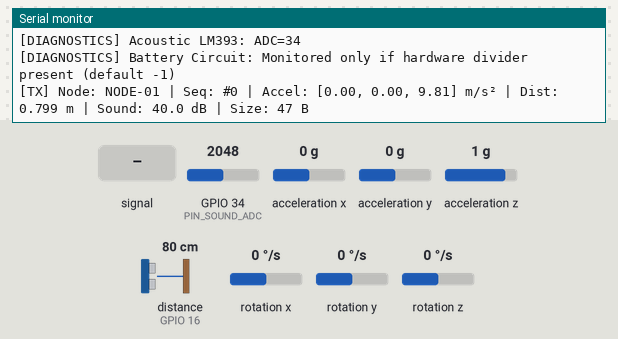
This sketch was run on a simulated ESP32. Shown: the last lines printed to the serial monitor. Wiring (inferred from the names in the program): ultrasonic range finder: trigger GPIO 4; echo GPIO 16; MPU-9250 motion sensor at I2C address 0x68. The inputs (shaded band) are chosen by the test bench; at power-on: acceleration x 0 g, distance to the obstacle (sensor on GPIO 16) 80 cm, GPIO 34 (PIN_SOUND_ADC) = 2048, acceleration y 0 g, acceleration z 1 g, rotation x 0 °/s, rotation y 0 °/s, rotation z 0 °/s. The echo pulse lasts 58.3 µs per cm; no radio packets arrive unless stated.

Above: at 1.3 s.
1.4 s: GPIO 34 (PIN_SOUND_ADC) fed a 200 Hz sine of ±327 counts around its level
At 2.7 s:
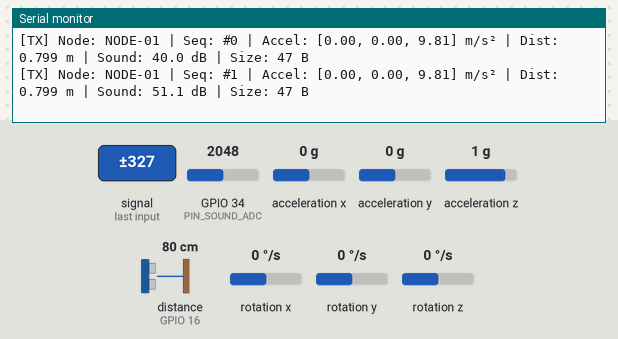
2.9 s: acceleration x set to -1.4 g
At 3.7 s:
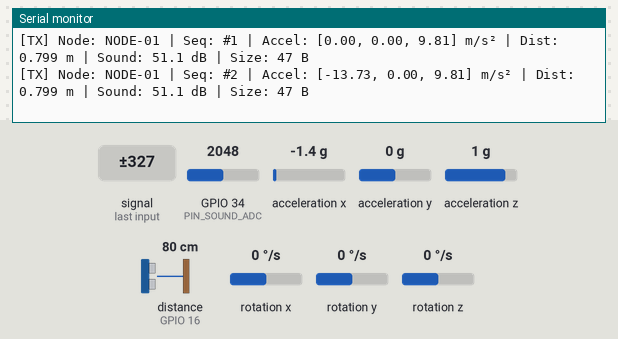
4.4 s: distance to the obstacle (sensor on GPIO 16) set to 2 cm
At 5.5 s:
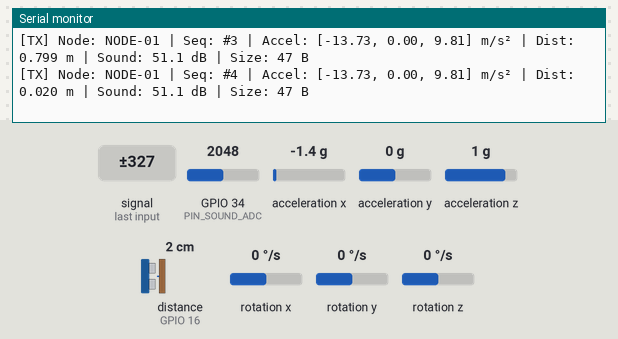
5.9 s: GPIO 34 (PIN_SOUND_ADC) set to 1960
At 6.9 s:
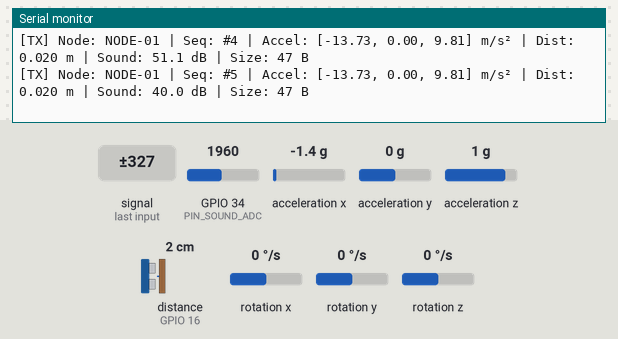
7.4 s: acceleration y set to -1.4 g
At 8.7 s:
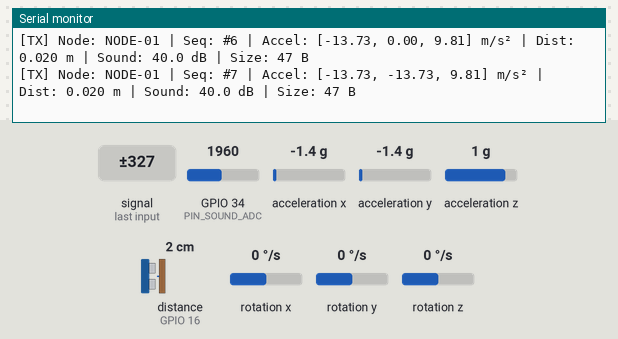
8.9 s: GPIO 34 (PIN_SOUND_ADC) fed a 1000 Hz sine of ±1023 counts around its level
At 9.9 s:
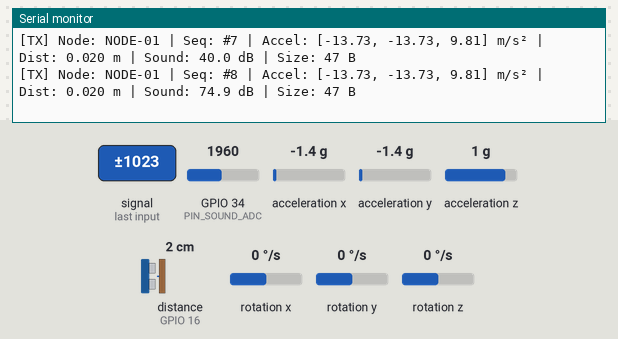
Timing chart, 0 to 11.4 s (numbered marks = the images above; inputs shaded):
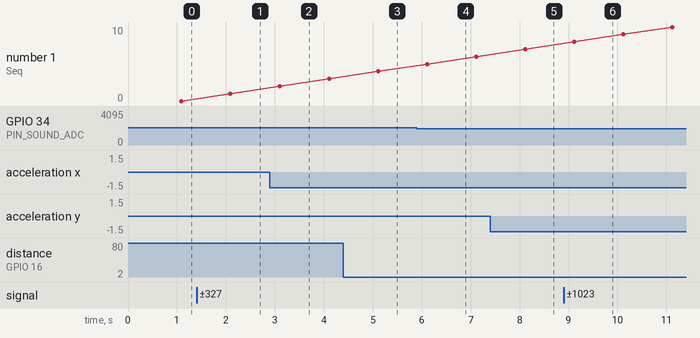

The sketch:

esp32_field_node.ino
```cpp
/*
 * MINE-RESCUE OPERATIONS MONITOR - ESP32 FIELD NODE FIRMWARE
 *
 * Hardware:
 *   - ESP32 DevKit / ESP32-WROOM
 *   - Ra-02 SX1278 LoRa Module (433MHz SPI)
 *   - GY-6500 / MPU6500 6-Axis IMU (I2C)
 *   - HC-SR04 Ultrasonic Distance Sensor
 *   - LM393 Sound Sensor (Analog A0)
 *
 * Instructions:
 *   Change NODE_ID below for each physical node deployed (e.g. "NODE-01", "NODE-02", etc.)
 */

#include <SPI.h>
#include <LoRa.h>
#include <Wire.h>

// ================= DEVICE CONFIGURATION =================
// Set unique node identifier per physical device
#define NODE_ID "NODE-01"

// Telemetry transmit period (milliseconds)
#define TELEMETRY_INTERVAL_MS 1000

// LoRa RF Settings (Ra-02 SX1278)
#define LORA_FREQUENCY 433E6    // 433.0 MHz
#define LORA_SYNC_WORD 0x12     // Private network sync word
#define LORA_SPREADING_FACTOR 7 // SF7 for robust underground balance of range and airtime
#define LORA_BANDWIDTH 125E3    // 125 kHz
#define LORA_TX_POWER 17        // 17 dBm

// Pin Definitions for Ra-02 LoRa
#define PIN_LORA_SCK  18
#define PIN_LORA_MISO 19
#define PIN_LORA_MOSI 23
#define PIN_LORA_CS   5
#define PIN_LORA_RST  14
#define PIN_LORA_DIO0 2

// Pin Definitions for I2C Sensors (GY-6500 / MPU6500)
#define PIN_I2C_SDA 21
#define PIN_I2C_SCL 22
#define MPU6500_ADDR 0x68

// Pin Definitions for HC-SR04 Ultrasonic
#define PIN_TRIG 4
#define PIN_ECHO 16 // Connect through 1k/2k voltage divider to 3.3V safe level

// Pin Definition for LM393 Sound Sensor Analog Output
#define PIN_SOUND_ADC 34 // ADC1_CH6 (Input only)

// ================= PACKET PROTOCOL =================
#define PROTOCOL_VERSION 0x01
#define MINE_PACKET_SIZE 47
#define FLAG_ACCEL_OK  (1 << 0)
#define FLAG_GYRO_OK   (1 << 1)
#define FLAG_DIST_OK   (1 << 2)
#define FLAG_SOUND_OK  (1 << 3)
#define FLAG_BATT_OK   (1 << 4)

#pragma pack(push, 1)
struct MinePacket {
  char magic[2];          // 'M', 'R' (0x4D, 0x52) - 2 bytes
  uint8_t version;        // 0x01 - 1 byte
  char nodeId[16];        // null-terminated string - 16 bytes
  uint16_t sequence;      // rolling sequence 0..65535 - 2 bytes
  uint32_t uptimeMs;      // Device uptime in milliseconds - 4 bytes
  uint8_t sensorFlags;    // Bitmask of available sensors - 1 byte
  int16_t accelX;         // m/s² * 100 - 2 bytes
  int16_t accelY;         // m/s² * 100 - 2 bytes
  int16_t accelZ;         // m/s² * 100 - 2 bytes
  int16_t gyroX;          // °/s * 10 - 2 bytes
  int16_t gyroY;          // °/s * 10 - 2 bytes
  int16_t gyroZ;          // °/s * 10 - 2 bytes
  int32_t distanceMm;     // mm (-1 if timeout / no echo) - 4 bytes
  int16_t acousticDb10;   // dB * 10 (-1 if error) - 2 bytes
  int8_t batteryPct;      // % (-1 if unmonitored) - 1 byte
  uint16_t crc;           // CRC16-CCITT - 2 bytes
};
#pragma pack(pop)
static_assert(sizeof(MinePacket) == MINE_PACKET_SIZE, "MinePacket must be exactly 47 bytes");

// Explicit byte serialization avoiding any compiler padding discrepancy
void serializeMinePacket(const MinePacket &pkt, uint8_t *buf) {
  buf[0] = (uint8_t)pkt.magic[0];
  buf[1] = (uint8_t)pkt.magic[1];
  buf[2] = pkt.version;
  memset(&buf[3], 0, 16);
  strncpy((char*)&buf[3], pkt.nodeId, 15);
  buf[19] = (uint8_t)(pkt.sequence >> 8);
  buf[20] = (uint8_t)(pkt.sequence & 0xFF);
  buf[21] = (uint8_t)(pkt.uptimeMs >> 24);
  buf[22] = (uint8_t)(pkt.uptimeMs >> 16);
  buf[23] = (uint8_t)(pkt.uptimeMs >> 8);
  buf[24] = (uint8_t)(pkt.uptimeMs & 0xFF);
  buf[25] = pkt.sensorFlags;
  buf[26] = (uint8_t)((uint16_t)pkt.accelX >> 8);
  buf[27] = (uint8_t)((uint16_t)pkt.accelX & 0xFF);
  buf[28] = (uint8_t)((uint16_t)pkt.accelY >> 8);
  buf[29] = (uint8_t)((uint16_t)pkt.accelY & 0xFF);
  buf[30] = (uint8_t)((uint16_t)pkt.accelZ >> 8);
  buf[31] = (uint8_t)((uint16_t)pkt.accelZ & 0xFF);
  buf[32] = (uint8_t)((uint16_t)pkt.gyroX >> 8);
  buf[33] = (uint8_t)((uint16_t)pkt.gyroX & 0xFF);
  buf[34] = (uint8_t)((uint16_t)pkt.gyroY >> 8);
  buf[35] = (uint8_t)((uint16_t)pkt.gyroY & 0xFF);
  buf[36] = (uint8_t)((uint16_t)pkt.gyroZ >> 8);
  buf[37] = (uint8_t)((uint16_t)pkt.gyroZ & 0xFF);
  buf[38] = (uint8_t)((uint32_t)pkt.distanceMm >> 24);
  buf[39] = (uint8_t)((uint32_t)pkt.distanceMm >> 16);
  buf[40] = (uint8_t)((uint32_t)pkt.distanceMm >> 8);
  buf[41] = (uint8_t)((uint32_t)pkt.distanceMm & 0xFF);
  buf[42] = (uint8_t)((uint16_t)pkt.acousticDb10 >> 8);
  buf[43] = (uint8_t)((uint16_t)pkt.acousticDb10 & 0xFF);
  buf[44] = (uint8_t)pkt.batteryPct;
  buf[45] = (uint8_t)(pkt.crc >> 8);
  buf[46] = (uint8_t)(pkt.crc & 0xFF);
}

// State Variables
static uint16_t g_sequenceNumber = 0;
static bool g_imuDetected = false;
static unsigned long g_lastTxTime = 0;

// CRC16-CCITT calculation
uint16_t calculateCrc16(const uint8_t *data, size_t length) {
  uint16_t crc = 0xFFFF;
  for (size_t i = 0; i < length; i++) {
    crc ^= (uint16_t)data[i] << 8;
    for (uint8_t bit = 0; bit < 8; bit++) {
      if (crc & 0x8000) {
        crc = (crc << 1) ^ 0x1021;
      } else {
        crc <<= 1;
      }
    }
  }
  return crc;
}

// Read single byte from I2C register
uint8_t readI2CRegister(uint8_t reg) {
  Wire.beginTransmission(MPU6500_ADDR);
  Wire.write(reg);
  Wire.endTransmission(false);
  Wire.requestFrom((uint8_t)MPU6500_ADDR, (uint8_t)1);
  if (Wire.available()) {
    return Wire.read();
  }
  return 0xFF;
}

// Write single byte to I2C register
void writeI2CRegister(uint8_t reg, uint8_t data) {
  Wire.beginTransmission(MPU6500_ADDR);
  Wire.write(reg);
  Wire.write(data);
  Wire.endTransmission(true);
}

// Initialize MPU6500 IMU
bool initMPU6500() {
  Wire.begin(PIN_I2C_SDA, PIN_I2C_SCL, 400000);
  delay(50);

  uint8_t whoAmI = readI2CRegister(0x75); // WHO_AM_I register
  Serial.print(F("[IMU] WHO_AM_I: 0x"));
  Serial.println(whoAmI, HEX);

  // MPU-6500 typically returns 0x70, MPU-9250 returns 0x71 or 0x73, MPU-6050 returns 0x68
  if (whoAmI != 0x70 && whoAmI != 0x71 && whoAmI != 0x73 && whoAmI != 0x68) {
    Serial.println(F("[IMU] WARNING: Device not detected at address 0x68"));
    return false;
  }

  // Wake up MPU6500 (PWR_MGMT_1 = 0x00, use internal clock source)
  writeI2CRegister(0x6B, 0x00);
  delay(20);

  // Set Accelerometer full-scale range: ±4g (0x08)
  writeI2CRegister(0x1C, 0x08);

  // Set Gyroscope full-scale range: ±500 °/s (0x08)
  writeI2CRegister(0x1B, 0x08);

  // Enable Low Pass Filter (DLPF_CFG = 3 -> ~42Hz bandwidth)
  writeI2CRegister(0x1A, 0x03);

  Serial.println(F("[IMU] MPU6500 initialized successfully"));
  return true;
}

// Read raw acceleration and gyroscope values from MPU6500
bool readMPU6500(float &ax, float &ay, float &az, float &gx, float &gy, float &gz) {
  if (!g_imuDetected) {
    return false;
  }

  Wire.beginTransmission(MPU6500_ADDR);
  Wire.write(0x3B); // ACCEL_XOUT_H
  if (Wire.endTransmission(false) != 0) {
    return false;
  }

  if (Wire.requestFrom((uint8_t)MPU6500_ADDR, (uint8_t)14) != 14) {
    return false;
  }

  int16_t rawAx = (Wire.read() << 8) | Wire.read();
  int16_t rawAy = (Wire.read() << 8) | Wire.read();
  int16_t rawAz = (Wire.read() << 8) | Wire.read();
  Wire.read(); Wire.read(); // Skip temperature bytes
  int16_t rawGx = (Wire.read() << 8) | Wire.read();
  int16_t rawGy = (Wire.read() << 8) | Wire.read();
  int16_t rawGz = (Wire.read() << 8) | Wire.read();

  // Convert raw values (±4g scale = 8192 LSB/g, 1g = 9.80665 m/s²)
  const float ACCEL_SCALE = 9.80665f / 8192.0f;
  ax = rawAx * ACCEL_SCALE;
  ay = rawAy * ACCEL_SCALE;
  az = rawAz * ACCEL_SCALE;

  // Convert raw values (±500 °/s scale = 65.5 LSB/(°/s))
  const float GYRO_SCALE = 1.0f / 65.5f;
  gx = rawGx * GYRO_SCALE;
  gy = rawGy * GYRO_SCALE;
  gz = rawGz * GYRO_SCALE;

  return true;
}

// Read ultrasonic distance from HC-SR04 in millimeters (-1 if no echo / timeout)
int32_t readHCSR04() {
  digitalWrite(PIN_TRIG, LOW);
  delayMicroseconds(2);
  digitalWrite(PIN_TRIG, HIGH);
  delayMicroseconds(10);
  digitalWrite(PIN_TRIG, LOW);

  // 30ms timeout corresponds to approx 5.1 meters maximum distance
  unsigned long duration = pulseIn(PIN_ECHO, HIGH, 30000);
  if (duration == 0) {
    return -1; // Out of range or sensor disconnected
  }

  // Speed of sound = 343 m/s = 0.343 mm/us. Distance = duration * 0.343 / 2
  float distMm = (duration * 0.343f) / 2.0f;
  if (distMm < 20.0f || distMm > 4500.0f) {
    return -1; // Reject deadband (<2cm) and extreme distances (>4.5m)
  }

  return (int32_t)distMm;
}

// Read acoustic sound level from LM393 analog pin
int16_t readSoundLevel() {
  const int NUM_SAMPLES = 64;
  uint32_t sum = 0;
  int minVal = 4095;
  int maxVal = 0;

  for (int i = 0; i < NUM_SAMPLES; i++) {
    int val = analogRead(PIN_SOUND_ADC);
    sum += val;
    if (val < minVal) minVal = val;
    if (val > maxVal) maxVal = val;
    delayMicroseconds(50);
  }

  int peakToPeak = maxVal - minVal;
  // Estimate approximate sound level relative to ambient baseline (40 - 110 dB)
  float db = 40.0f + (peakToPeak / 4095.0f) * 70.0f;
  return (int16_t)(db * 10.0f); // 0.1 dB resolution
}

void setup() {
  Serial.begin(115200);
  while (!Serial && millis() < 2000);
  Serial.println(F("\n=================================================="));
  Serial.println(F("  ESP32 MINE-RESCUE FIELD NODE TELEMETRY FIRMWARE"));
  Serial.print(F("  Configured Node ID: "));
  Serial.println(NODE_ID);
  Serial.println(F("=================================================="));

  // Initialize GPIO pins
  pinMode(PIN_TRIG, OUTPUT);
  pinMode(PIN_ECHO, INPUT);
  digitalWrite(PIN_TRIG, LOW);
  pinMode(PIN_SOUND_ADC, INPUT);

  // Initialize IMU
  g_imuDetected = initMPU6500();

  // Initialize SPI and Ra-02 SX1278 LoRa
  SPI.begin(PIN_LORA_SCK, PIN_LORA_MISO, PIN_LORA_MOSI, PIN_LORA_CS);
  LoRa.setPins(PIN_LORA_CS, PIN_LORA_RST, PIN_LORA_DIO0);

  Serial.print(F("[LoRa] Initializing on 433.0 MHz... "));
  if (!LoRa.begin(LORA_FREQUENCY)) {
    Serial.println(F("FAILED! Check wiring (NSS, RST, DIO0, SPI). Halting."));
    while (1) {
      delay(1000);
    }
  }

  LoRa.setSyncWord(LORA_SYNC_WORD);
  LoRa.setSpreadingFactor(LORA_SPREADING_FACTOR);
  LoRa.setSignalBandwidth(LORA_BANDWIDTH);
  LoRa.setTxPower(LORA_TX_POWER);
  LoRa.enableCrc();
  Serial.println(F("SUCCESS. Ready for telemetry broadcast."));
  Serial.print(F("[DIAGNOSTICS] Serialized Packet Size: "));
  Serial.print(MINE_PACKET_SIZE);
  Serial.println(F(" bytes"));
  Serial.print(F("[DIAGNOSTICS] IMU GY-6500: "));
  Serial.println(g_imuDetected ? F("ONLINE (0x68)") : F("DISCONNECTED"));
  Serial.println(F("[DIAGNOSTICS] Ultrasonic HC-SR04: Trig=4, Echo=16"));
  Serial.println(F("[DIAGNOSTICS] Acoustic LM393: ADC=34"));
  Serial.println(F("[DIAGNOSTICS] Battery Circuit: Monitored only if hardware divider present (default -1)"));
}

void loop() {
  unsigned long now = millis();
  if (now - g_lastTxTime < TELEMETRY_INTERVAL_MS) {
    delay(10);
    return;
  }
  g_lastTxTime = now;

  // Build telemetry packet
  MinePacket packet;
  memset(&packet, 0, sizeof(MinePacket));

  packet.magic[0] = 'M';
  packet.magic[1] = 'R';
  packet.version = PROTOCOL_VERSION;
  strncpy(packet.nodeId, NODE_ID, sizeof(packet.nodeId) - 1);
  packet.sequence = g_sequenceNumber++;
  packet.uptimeMs = now;
  packet.sensorFlags = 0;

  // 1. Sample IMU (MPU6500)
  float ax = 0, ay = 0, az = 0, gx = 0, gy = 0, gz = 0;
  if (g_imuDetected && readMPU6500(ax, ay, az, gx, gy, gz)) {
    packet.sensorFlags |= (FLAG_ACCEL_OK | FLAG_GYRO_OK);
    packet.accelX = (int16_t)(ax * 100.0f);
    packet.accelY = (int16_t)(ay * 100.0f);
    packet.accelZ = (int16_t)(az * 100.0f);
    packet.gyroX  = (int16_t)(gx * 10.0f);
    packet.gyroY  = (int16_t)(gy * 10.0f);
    packet.gyroZ  = (int16_t)(gz * 10.0f);
  } else {
    packet.accelX = -32768;
    packet.accelY = -32768;
    packet.accelZ = -32768;
    packet.gyroX  = -32768;
    packet.gyroY  = -32768;
    packet.gyroZ  = -32768;
  }

  // 2. Sample Ultrasonic Distance (HC-SR04)
  int32_t distMm = readHCSR04();
  if (distMm >= 0) {
    packet.sensorFlags |= FLAG_DIST_OK;
    packet.distanceMm = distMm;
  } else {
    packet.distanceMm = -1; // Sensor timeout or disconnected
  }

  // 3. Sample Acoustic Sound Level (LM393)
  int16_t soundDb10 = readSoundLevel();
  if (soundDb10 >= 0) {
    packet.sensorFlags |= FLAG_SOUND_OK;
    packet.acousticDb10 = soundDb10;
  } else {
    packet.acousticDb10 = -1;
  }

  // 4. Battery Level (Optional, -1 if no voltage divider connected)
  packet.batteryPct = -1;

  // 5. Serialize into explicit byte buffer (exactly 47 bytes)
  uint8_t txBuffer[MINE_PACKET_SIZE];
  packet.crc = 0;
  serializeMinePacket(packet, txBuffer);

  // 6. Compute CRC16-CCITT over first 45 bytes and place into bytes 45..46
  packet.crc = calculateCrc16(txBuffer, MINE_PACKET_SIZE - 2);
  txBuffer[45] = (uint8_t)(packet.crc >> 8);
  txBuffer[46] = (uint8_t)(packet.crc & 0xFF);

  // Transmit over LoRa
  LoRa.beginPacket();
  LoRa.write(txBuffer, MINE_PACKET_SIZE);
  LoRa.endPacket();

  // Output Human-Readable Serial Telemetry
  Serial.print(F("[TX] Node: "));
  Serial.print(packet.nodeId);
  Serial.print(F(" | Seq: #"));
  Serial.print(packet.sequence);
  Serial.print(F(" | Accel: ["));
  if (packet.sensorFlags & FLAG_ACCEL_OK) {
    Serial.print(ax, 2); Serial.print(F(", "));
    Serial.print(ay, 2); Serial.print(F(", "));
    Serial.print(az, 2); Serial.print(F("] m/s²"));
  } else {
    Serial.print(F("DISCONNECTED]"));
  }
  Serial.print(F(" | Dist: "));
  if (packet.sensorFlags & FLAG_DIST_OK) {
    Serial.print(distMm / 1000.0f, 3);
    Serial.print(F(" m"));
  } else {
    Serial.print(F("NO ECHO"));
  }
  Serial.print(F(" | Sound: "));
  if (packet.sensorFlags & FLAG_SOUND_OK) {
    Serial.print(soundDb10 / 10.0f, 1);
    Serial.print(F(" dB"));
  } else {
    Serial.print(F("NO DATA"));
  }
  Serial.print(F(" | Size: "));
  Serial.print(sizeof(MinePacket));
  Serial.println(F(" B"));
}
```

Measured:
- after the input at 1.4 s, the serial monitor: prints a new line after 0.69 s (image 1)
- after the input at 2.9 s, the serial monitor: prints a new line after 0.20 s (image 2)
- after the input at 4.4 s, the serial monitor: prints a new line after 0.71 s (image 3)
- after the input at 5.9 s, the serial monitor: prints a new line after 0.21 s (image 4)
- after the input at 7.4 s, the serial monitor: prints a new line after 0.72 s (image 5)
- after the input at 8.9 s, the serial monitor: prints a new line after 0.22 s (image 6)
